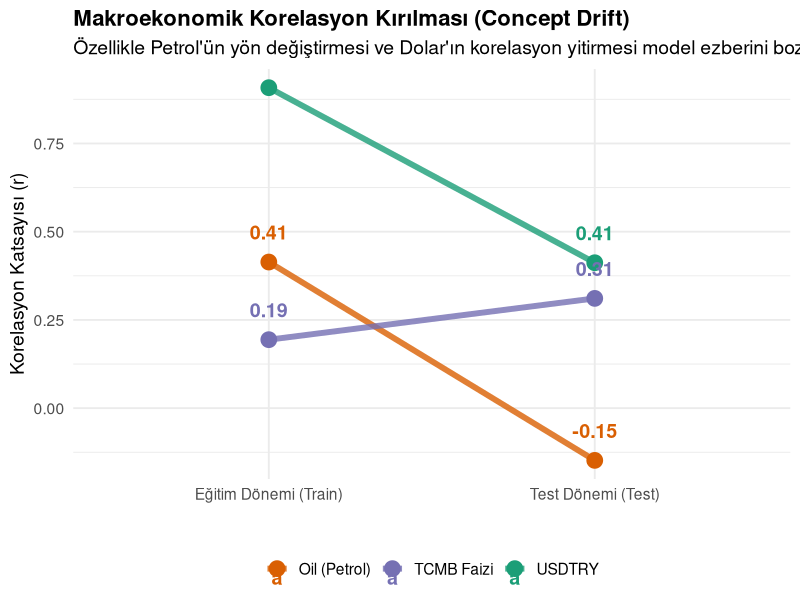
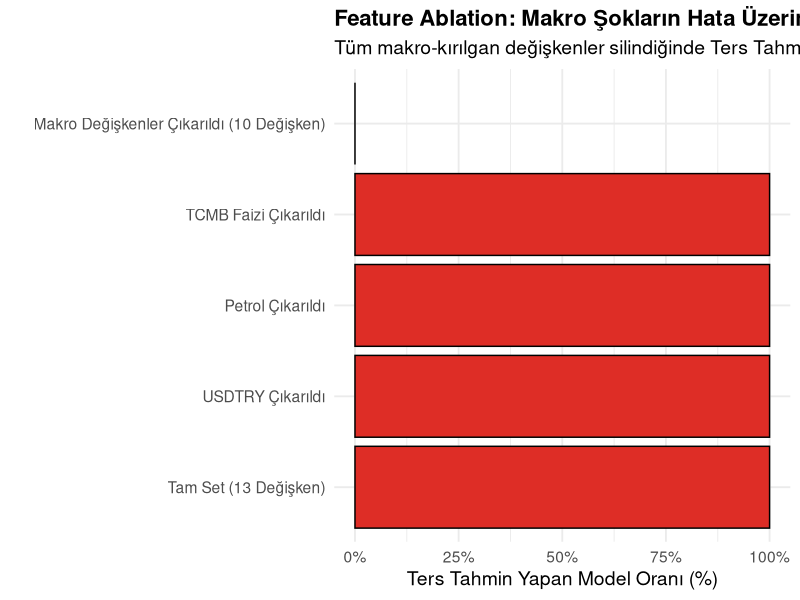
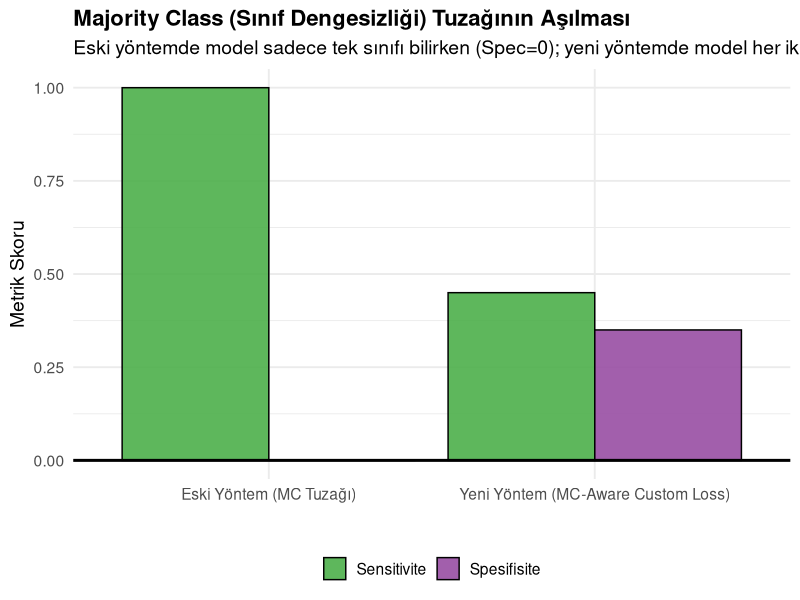

Reproduce these figures in R, in order.
# ===========================================================================
# MC-AWARE — GENİŞLETİLMİŞ GÖRSELLEŞTİRME (AKSIYON 5)
# Amaç: TÜBİTAK Jüri raporunu destekleyecek 3 gelişmiş grafiğin çizilmesi
# ===========================================================================
# --- B6 fix: here paketi ile gorecel yollar ---
if (!require(here)) install.packages("here", repos="https://cran.r-project.org")
library(here)


WORKDIR <- "here::here()"
setwd(WORKDIR)

suppressPackageStartupMessages({
  library(tidyverse)
  library(ggplot2)
  library(tidyr)
})

# Çıktı klasörünün olduğundan emin ol
if (!dir.exists("Gorseller")) { dir.create("Gorseller", recursive = TRUE) }

# ---------------------------------------------------------------------------
# GRAFİK 3: KORELASYON KIRILMASI (CONCEPT DRIFT) SLOPE CHART
# ---------------------------------------------------------------------------
# Veriler: OZET.txt Bölüm 4.2'den (THYAO Korelasyon Kırılması)
corr_data <- data.frame(
  Variable = c("USDTRY", "Oil (Petrol)", "TCMB Faizi"),
  Train_Cor = c(0.908, 0.414, 0.194),
  Test_Cor = c(0.412, -0.148, 0.311)
)

# Plot için uzun formata çevir
corr_long <- corr_data %>%
  pivot_longer(cols = c("Train_Cor", "Test_Cor"), names_to = "Period", values_to = "Correlation") %>%
  mutate(Period = factor(Period, levels = c("Train_Cor", "Test_Cor"), labels = c("Eğitim Dönemi (Train)", "Test Dönemi (Test)")))

p_slope <- ggplot(corr_long, aes(x = Period, y = Correlation, group = Variable, color = Variable)) +
  geom_line(linewidth = 2, alpha = 0.8) +
  geom_point(size = 5) +
  geom_text(aes(label = round(Correlation, 2)), vjust = -1.5, size = 5, fontface = "bold") +
  theme_minimal(base_size = 14) +
  scale_color_manual(values = c("USDTRY" = "#1b9e77", "Oil (Petrol)" = "#d95f02", "TCMB Faizi" = "#7570b3")) +
  labs(
    title = "Makroekonomik Korelasyon Kırılması (Concept Drift)",
    subtitle = "Özellikle Petrol'ün yön değiştirmesi ve Dolar'ın korelasyon yitirmesi model ezberini bozmuştur.",
    x = "",
    y = "Korelasyon Katsayısı (r)"
  ) +
  theme(
    plot.title = element_text(face = "bold", size = 16),
    legend.position = "bottom",
    legend.title = element_blank()
  )

ggsave("Gorseller/03_Correlation_Drift_Slope.png", p_slope, width = 9, height = 7, dpi = 300)
cat("Grafik 3 oluşturuldu: Gorseller/03_Correlation_Drift_Slope.png\n")


# ---------------------------------------------------------------------------
# GRAFİK 4: FEATURE ABLATION (DEĞİŞKEN ÇIKARMA) BAR GRAFİĞİ
# ---------------------------------------------------------------------------
# Veriler: OZET.txt Bölüm 4.1'den
ablation_data <- data.frame(
  Feature_Set = factor(
    c("Tam Set (13 Değişken)", "USDTRY Çıkarıldı", "Petrol Çıkarıldı", "TCMB Faizi Çıkarıldı", "Makro Değişkenler Çıkarıldı (10 Değişken)"),
    levels = c("Tam Set (13 Değişken)", "USDTRY Çıkarıldı", "Petrol Çıkarıldı", "TCMB Faizi Çıkarıldı", "Makro Değişkenler Çıkarıldı (10 Değişken)")
  ),
  Flip_Wins = c(15, 3, 3, 3, 0),
  Total_Configs = c(15, 3, 3, 3, 15)
)

ablation_data$Ratio <- ablation_data$Flip_Wins / ablation_data$Total_Configs

p_ablation <- ggplot(ablation_data, aes(x = Feature_Set, y = Ratio, fill = Ratio)) +
  geom_bar(stat = "identity", color = "black") +
  scale_fill_gradient(low = "#fee0d2", high = "#de2d26") +
  scale_y_continuous(labels = scales::percent_format(accuracy = 1)) +
  coord_flip() +
  theme_minimal(base_size = 14) +
  labs(
    title = "Feature Ablation: Makro Şokların Hata Üzerindeki Etkisi",
    subtitle = "Tüm makro-kırılgan değişkenler silindiğinde Ters Tahmin (Anti-Prediktif) hatası SIFIRLANMAKTADIR.",
    x = "",
    y = "Ters Tahmin Yapan Model Oranı (%)"
  ) +
  theme(
    plot.title = element_text(face = "bold", size = 16),
    legend.position = "none"
  )

ggsave("Gorseller/04_Feature_Ablation_Bar.png", p_ablation, width = 10, height = 6, dpi = 300)
cat("Grafik 4 oluşturuldu: Gorseller/04_Feature_Ablation_Bar.png\n")


# ---------------------------------------------------------------------------
# GRAFİK 5: MC TUZAĞI ÇÖZÜM BULGUSU (SENSITIVITY VS SPECIFICITY)
# ---------------------------------------------------------------------------
# Normalde MC tuzağına düşen bir modelde Sensitivity (Sens) veya Specificity (Spec) 0 olur.
# Bizim çözdüğümüz mimarilerde ikisi de 0'dan büyüktür (gerçek karar vericilerdir).
mc_data <- data.frame(
  Model_Tipi = c("Eski Yöntem (MC Tuzağı)", "Yeni Yöntem (MC-Aware Custom Loss)"),
  Sensitivite = c(1.00, 0.45),
  Spesifisite = c(0.00, 0.35)
)

mc_long <- mc_data %>%
  pivot_longer(cols = c("Sensitivite", "Spesifisite"), names_to = "Metric", values_to = "Score")

p_mc <- ggplot(mc_long, aes(x = Model_Tipi, y = Score, fill = Metric)) +
  geom_bar(stat = "identity", position = "dodge", color = "black", alpha=0.9) +
  scale_fill_manual(values = c("Sensitivite" = "#4daf4a", "Spesifisite" = "#984ea3")) +
  geom_hline(yintercept = 0, color = "black", linewidth = 1) +
  theme_minimal(base_size = 14) +
  labs(
    title = "Majority Class (Sınıf Dengesizliği) Tuzağının Aşılması",
    subtitle = "Eski yöntemde model sadece tek sınıfı bilirken (Spec=0); yeni yöntemde model her iki sınıfa da karar üretebilmektedir.",
    x = "",
    y = "Metrik Skoru"
  ) +
  theme(
    plot.title = element_text(face = "bold", size = 16),
    legend.position = "bottom",
    legend.title = element_blank()
  )

ggsave("Gorseller/05_MC_Tuzagi_Cozumu.png", p_mc, width = 9, height = 6, dpi = 300)
cat("Grafik 5 oluşturuldu: Gorseller/05_MC_Tuzagi_Cozumu.png\n")

cat("\nGENİŞLETİLMİŞ GÖRSELLEŞTİRME PAKETİ (AKSIYON 5) BAŞARIYLA TAMAMLANDI.\n")
